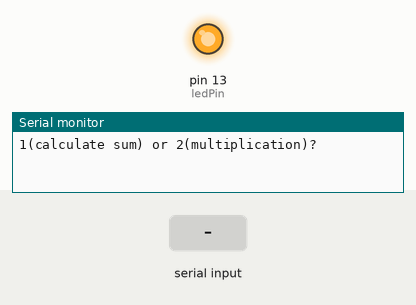
This program was run on a simulated Arduino Uno, built with avr-gcc and run on an emulated ATmega328P. Parts: output pins drawn as LEDs (lit = HIGH), the last lines printed to the serial monitor. Dashed ring = blinking. Inputs (shaded band) come from the test bench.

Above: at 1.2 s.
1.3 s: "90,45,200\n" received over Serial
At 3.2 s:
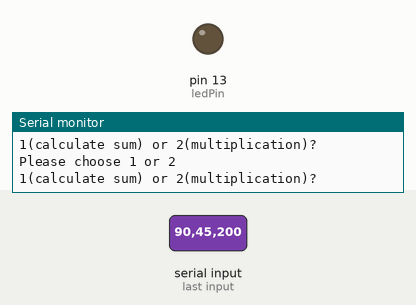
3.9 s: "1\n" received over Serial
6.4 s: "30,150,10\n" received over Serial
At 9.2 s:
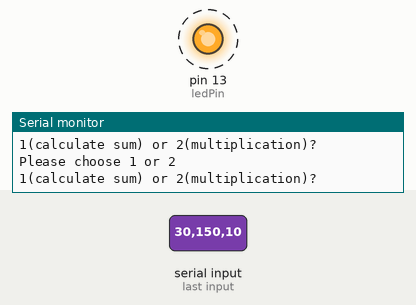
Timing chart, 0 to 14.9 s (numbered marks = the images above; inputs shaded):
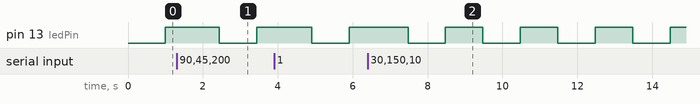

The program:

main.cpp
```cpp
// Libraries
#include <Arduino.h>

const int ledPin = LED_BUILTIN;    // the number of the LED pin
int ledState = LOW;                // ledState used to set the LED
unsigned long previousMillis = 0;  // will store last time LED was updated
const long interval = 1000;        // interval at which to blink (milliseconds)

// Global variables
float number1;
float number2;

// Function declaration
float multiplication(float number1, float number2);
void getNumbers();
void blink();
void menu();

void setup()
{
  Serial.begin(9600); // Start the Serial monitor
  // set the digital pin as output:
  pinMode(ledPin, OUTPUT);
}

void loop()
{
  blink();
  menu();
}

void blink()
{
  // if the difference between the current time and last time you blinked the LED is bigger than
  // the interval at which you want to blink the LED.
  unsigned long currentMillis = millis();

  if (currentMillis - previousMillis >= interval)
  {
    // save the last time you blinked the LED
    previousMillis = currentMillis;

    // if the LED is OFF turn it ON and vice-versa:
    if (ledState == LOW)
    {
      ledState = HIGH;
    } else
    {
      ledState = LOW;
    }
    // set the LED with the ledState of the variable:
    digitalWrite(ledPin, ledState);
  }
}

void menu()
{
  // Prompt the user for calculate of multiplication
  Serial.println("1(calculate sum) or 2(multiplication)? ");
  while (Serial.available() <= 0)
  {
    blink();
  }
  int input = Serial.parseInt();
  if(input != 1 && input != 2)
  {
    Serial.println("Please choose 1 or 2");
    return;
  }
  getNumbers();

  if (input == 1)
  {
    float result = addition(number1, number2);
    input = 0;
    Serial.println(result);
    number1, number2 = 0;
  }

  // Go to multiplication function and print out the result, resetting all inputs after
  if (input == 2)
  {
    float result = multiplication(number1, number2);
    input = 0;
    Serial.println(result);
    number1, number2 = 0;
  }
}

void getNumbers()
{
    //Validate and get first input
    while (number1 == 0)
    {
      Serial.print("Input the first number: ");
      while (Serial.available() <= 0)
      {
        blink();
      }
      number1 = Serial.parseFloat();
    }

    //Validate and get second input
    while (number2 == 0)
    {
      Serial.print("Input the second number: ");
      while (Serial.available() <= 0)
      {
        blink();
      }
      number2 = Serial.parseFloat();
    }
}

// multiplies 2 numbers
float multiplication(float number1, float number2)
{
  return number1 * number2;
}

// adds 2 numbers
float addition(float number1, float number2)
{
  return number1 + number2;
}
```

Measured:
- by itself, pin 13 (ledPin): alternates HIGH for 1.0 s and LOW for 1.0 s
